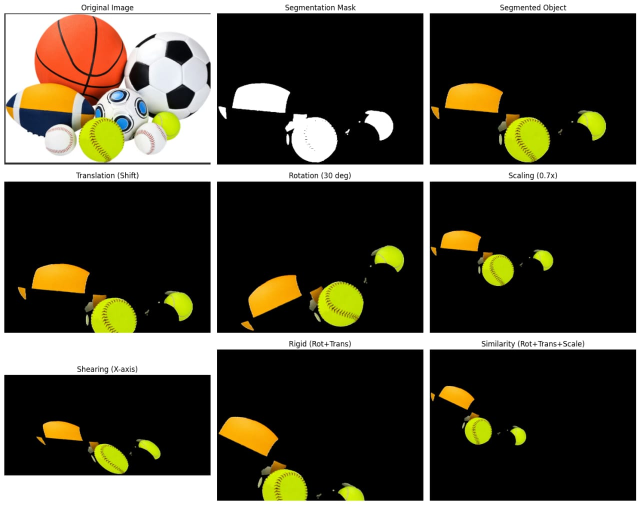
#> input picture IMG-20260202-WA0004.jpg, 1280 x 1010 px, given in place of prem github.jpg, which was not available (shown at 1/2 size)
$ jupyter execute --allow-errors imagepyramid.ipynb   (text cells are left out)
#> lines starting #> are read from the running program, lines starting #| are printed output that depends on the picture; pictures that were not available may be replaced by others from this repository, and a replacement may not be noted
[cell 1]
from google.colab import ai
response = ai.generate_text("What is the capital of France?")

[cell 2]
seconds_in_a_day = 24 * 60 * 60
seconds_in_a_day

[cell 3]
seconds_in_a_week = 7 * seconds_in_a_day
seconds_in_a_week

[cell 4]
import numpy as np
import IPython.display as display
from matplotlib import pyplot as plt
import io
import base64

ys = 200 + np.random.randn(100)
x = [x for x in range(len(ys))]

#> (the rest of this cell did not finish here and is left out)

[cell 5]
from google.colab import files
uploaded = files.upload()
#> the answer given: IMG-20260202-WA0004.jpg

[cell 6]
import cv2
import matplotlib.pyplot as plt

# Read the image
img = cv2.imread("prem github.jpg")
#> img is the input picture: shape (1010, 1280, 3); mean B, G, R 59.6, 72.6, 76.2

# Convert BGR to RGB (for correct display)
img = cv2.cvtColor(img, cv2.COLOR_BGR2RGB)

# Generate pyramid levels
level0 = img
level1 = cv2.pyrDown(level0)
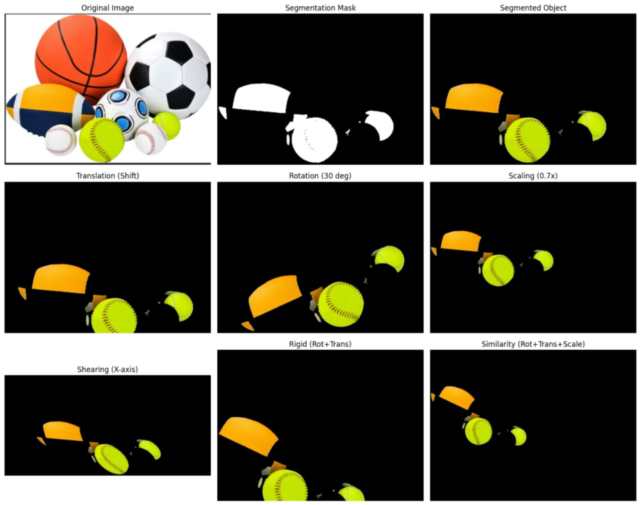
#> level1: shape (505, 640, 3); mean R, G, B 76.2, 72.6, 59.6
level2 = cv2.pyrDown(level1)
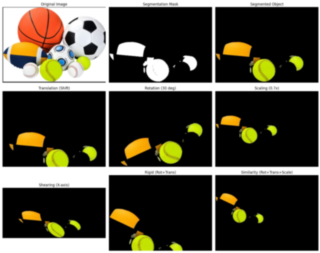
#> level2: shape (253, 320, 3); mean R, G, B 76.6, 73, 60
level3 = cv2.pyrDown(level2)
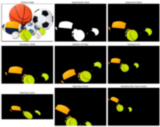
#> level3: shape (127, 160, 3); mean R, G, B 77.1, 73.6, 60.7

# Store images
images = [level0, level1, level2, level3]
titles = ["Level 0 (Original)", "Level 1", "Level 2", "Level 3"]

# Display pyramid levels
plt.figure(figsize=(10,6))
#> (this line was passed over: IPython is not available in this run)
#> (the rest of this cell did not finish here and is left out)
